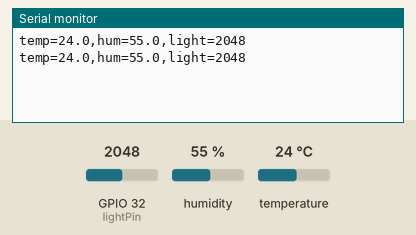
Bench run of a sketch on a simulated ESP32. Parts: the last lines printed to the serial monitor. The inputs (shaded band) are chosen by the test bench; at power-on: humidity 55 %, GPIO 32 (lightPin) = 2048, temperature 24 °C.

Above: at 1.8 s.
1.9 s: humidity set to 22 %
At 3.3 s:
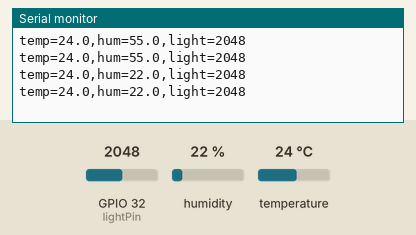
3.4 s: GPIO 32 (lightPin) set to 2866
At 4.7 s:
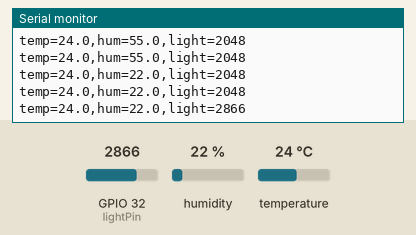
4.9 s: temperature set to 12 °C
At 5.5 s:
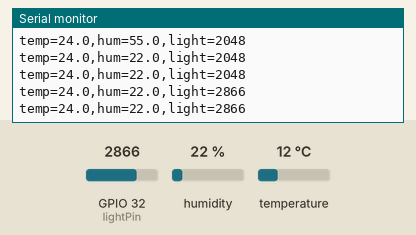
6.4 s: GPIO 32 (lightPin) set to 3603
At 7.7 s:
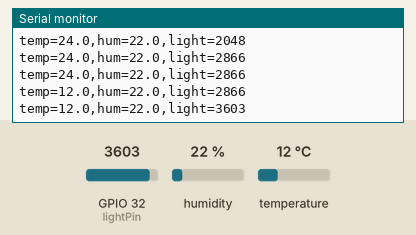
7.9 s: humidity set to 40 %
At 8.9 s:
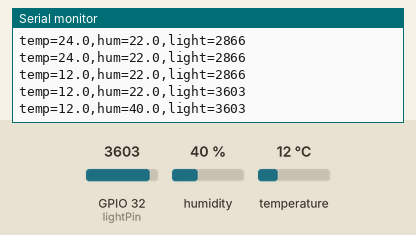
Timing chart, 0 to 10.4 s (numbered marks = the images above; inputs shaded):
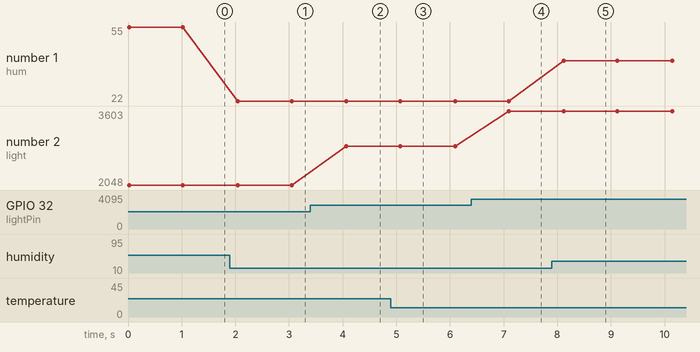

Measured:
- after the input at 1.9 s, the serial monitor: prints a new line after 0.15 s (image 1)
- after the input at 3.4 s, the serial monitor: prints a new line after 0.67 s (image 2)
- after the input at 6.4 s, the serial monitor: prints a new line after 0.70 s (image 4)
- after the input at 7.9 s, the serial monitor: prints a new line after 0.22 s (image 5)
- plotted number 1: 55 → 22 after the input at 1.9 s, 22 → 40 after the input at 7.9 s
- plotted number 2: 2048 → 2866 after the input at 3.4 s, 2866 → 3603 after the input at 6.4 s

The sketch:

Temp_hum_light_comb.ino
```cpp
#include <DHT.h>
#define DHTPIN 4
#define DHTTYPE DHT11
DHT dht(DHTPIN, DHTTYPE);
const int lightPin = 32;
void setup() {
  Serial.begin(115200);
  dht.begin();

}

void loop() {
  float humidity = dht.readHumidity();
  float temperature = dht.readTemperature();
  int lightValue = analogRead(lightPin);
  if (isnan(humidity) || isnan(temperature)){
    Serial.print("temp=?,hum=?,light=");
    Serial.println(lightValue);
  }
  else{
  Serial.print("temp=");
  Serial.print(temperature , 1);
  Serial.print(",hum=");
  Serial.print(humidity, 1);
  Serial.print(",light=");
  Serial.println(lightValue);
}
  delay(1000);

}
```
